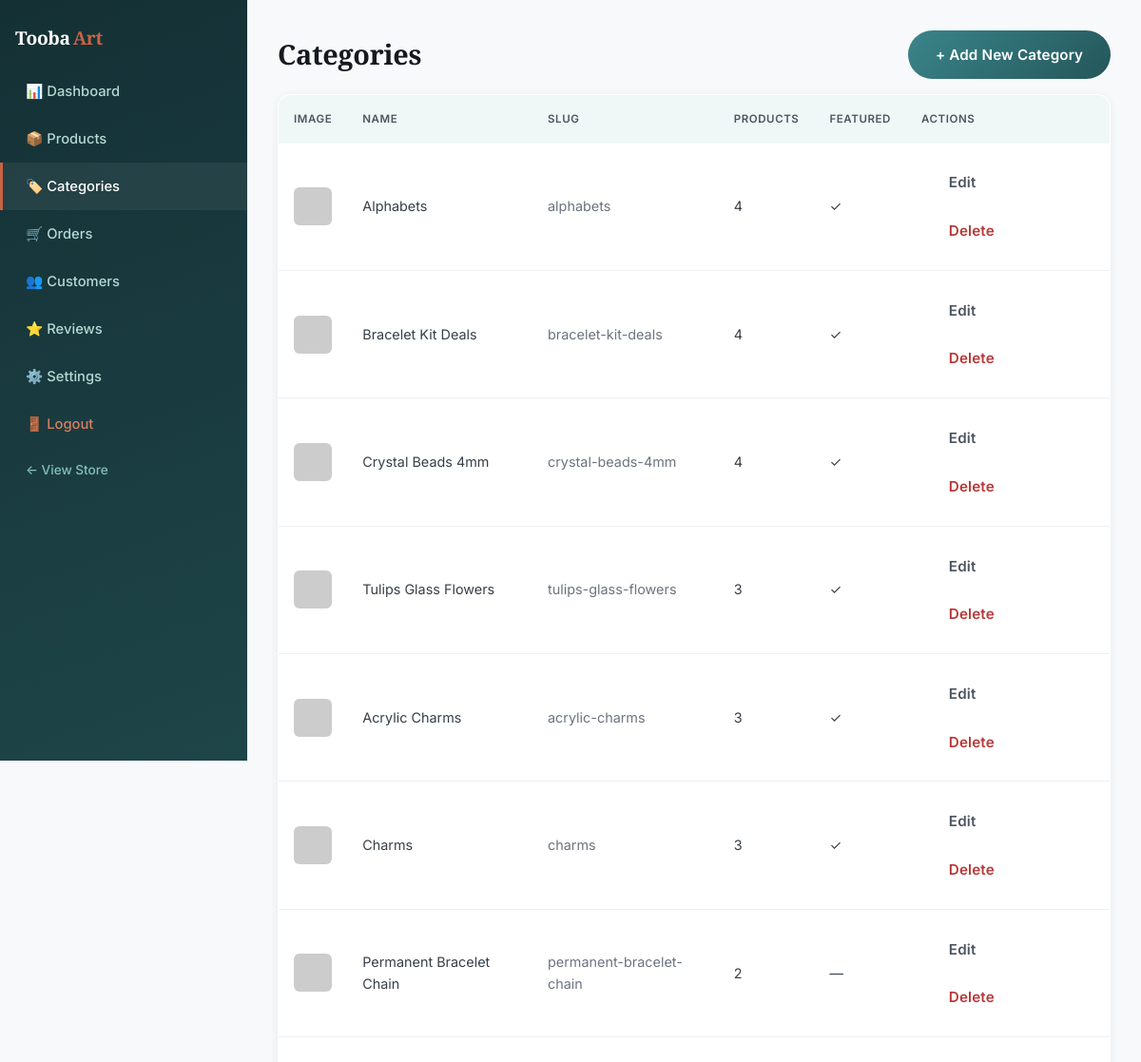
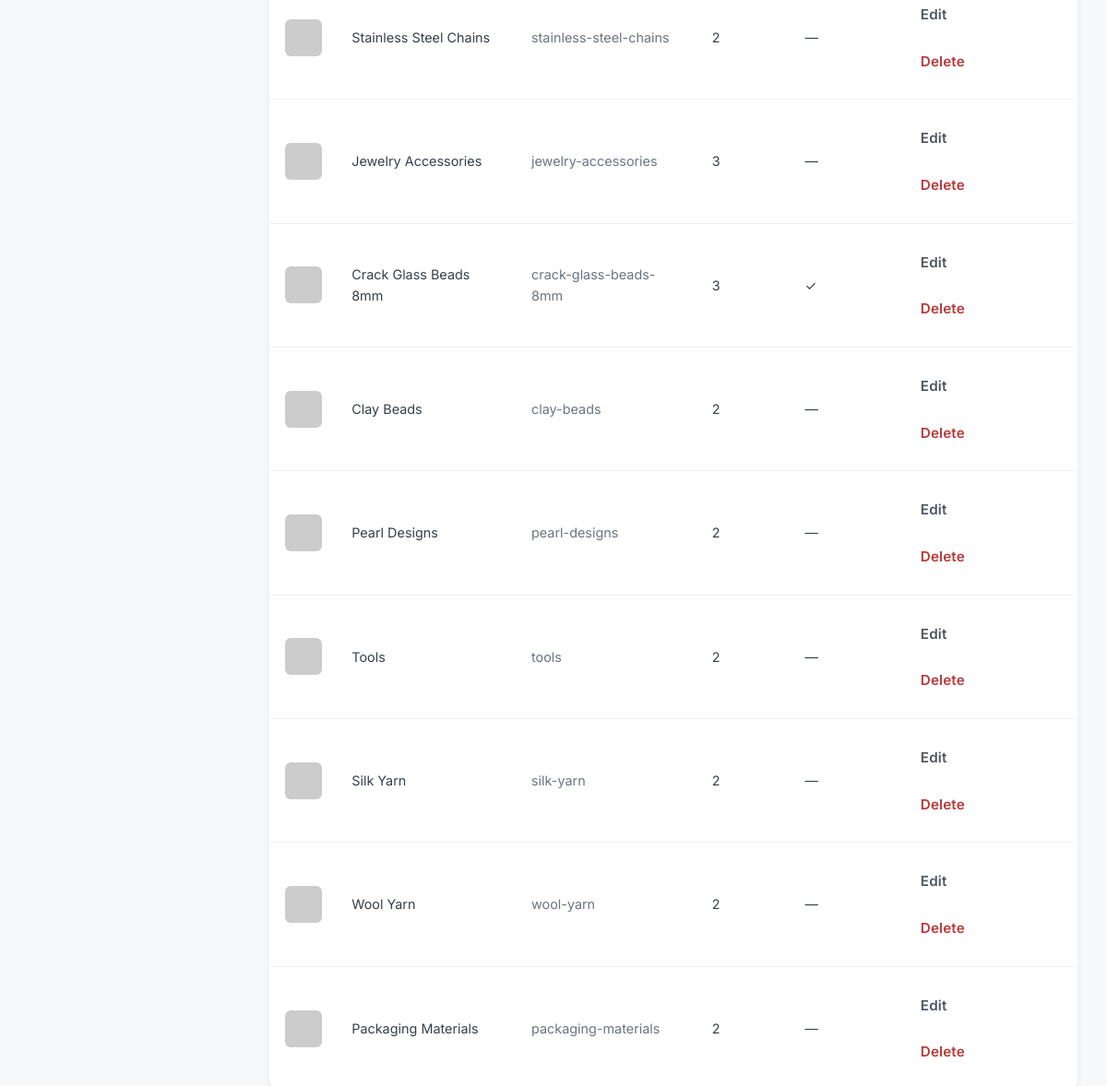
Screenshot of /admin/categories.php (signed in) with the database file from the repository (2 pictures, top to bottom).
### tables this page shows
CREATE TABLE IF NOT EXISTS categories (
  id          INT AUTO_INCREMENT PRIMARY KEY,
  parent_id   INT NULL,
  name        VARCHAR(150) NOT NULL,
  slug        VARCHAR(150) NOT NULL UNIQUE,
  description TEXT,
  image       VARCHAR(255),
  sort_order  INT DEFAULT 0,
  is_featured TINYINT(1) DEFAULT 0,
  created_at  TIMESTAMP DEFAULT CURRENT_TIMESTAMP,
  FOREIGN KEY (parent_id) REFERENCES categories(id) ON DELETE SET NULL
);

### config/database.php (called while the page is built, shortened)
<?php
function db() {
    static $pdo = null;
    if ($pdo === null) {
        $dsn = 'mysql:host=' . DB_HOST . ';dbname=' . DB_NAME . ';charset=' . DB_CHARSET;
        try {
            $pdo = new PDO($dsn, DB_USER, DB_PASS, [
                PDO::ATTR_ERRMODE            => PDO::ERRMODE_EXCEPTION,
                PDO::ATTR_DEFAULT_FETCH_MODE => PDO::FETCH_ASSOC,
                PDO::ATTR_EMULATE_PREPARES   => false,
            ]);
        } catch (PDOException $e) {
            die('Database connection failed: ' . $e->getMessage());
        }
    }
    return $pdo;
}

### config/functions.php (called while the page is built, shortened)
<?php
require_once __DIR__ . '/database.php';
function e($value) {
    return htmlspecialchars($value ?? '', ENT_QUOTES, 'UTF-8');
}
function placeholder_image($text = 'Tooba Art', $w = 600, $h = 600) {
    return 'https://placehold.co/' . $w . 'x' . $h . '/f5efe6/b08968?text=' . urlencode($text);
}

### admin/categories.php (the view, shortened to what this page needs)
<?php
require_once __DIR__ . '/../config/functions.php';
$action = $_GET['action'] ?? 'list';
$editId = (int)($_GET['id'] ?? 0);
$categories = db()->query("SELECT * FROM categories ORDER BY sort_order, name")->fetchAll();
$editCat = null;
include __DIR__ . '/includes/header.php';
?>
<div class="admin-header">
    <h1><?= $action === 'new' ? 'Add Category' : ($action === 'edit' ? 'Edit Category' : 'Categories') ?></h1>
    <?php if ($action === 'list'): ?>
        <a href="categories.php?action=new" class="btn btn-primary">+ Add New Category</a>
    <?php else: ?>
        <a href="categories.php" class="btn btn-outline">← Back to Categories</a>
    <?php endif; ?>
</div>
<?php if ($action === 'new' || ($action === 'edit' && $editCat)): ?>
    <form method="post" action="categories.php?action=<?= $action === 'edit' ? 'edit&id='.$editId : 'create' ?>" class="form-card" style="max-width:none;box-shadow:var(--shadow-sm);background:var(--neutral-0)">
        <input type="hidden" name="csrf" value="<?= csrf_token() ?>">
        <div class="grid grid-2">
            <div class="form-group">
                <label>Category Name *</label>
                <input type="text" name="name" class="form-control" required value="<?= e($editCat['name'] ?? '') ?>">
            </div>
            <div class="form-group">
                <label>Parent Category (optional)</label>
                <select name="parent_id" class="form-control">
                    <option value="">None (top-level)</option>
                    <?php foreach ($categories as $c): ?>
                        <?php if ($editId && $c['id'] == $editId) continue; ?>
                        <option value="<?= $c['id'] ?>" <?= ($editCat['parent_id'] ?? null) == $c['id'] ? 'selected' : '' ?>><?= e($c['name']) ?></option>
                    <?php endforeach; ?>
                </select>
            </div>
        </div>
        <div class="form-group">
            <label>Description</label>
            <textarea name="description" class="form-control" rows="2"><?= e($editCat['description'] ?? '') ?></textarea>
        </div>
        <div class="form-group">
            <label>Image URL</label>
            <input type="text" name="image" class="form-control" placeholder="https://..." value="<?= e($editCat['image'] ?? '') ?>">
        </div>
        <div class="grid grid-2">
            <div class="form-group">
                <label>Sort Order</label>
                <input type="number" name="sort_order" class="form-control" value="<?= e($editCat['sort_order'] ?? 0) ?>">
            </div>
            <div class="form-group">
                <label>&nbsp;</label>
                <label><input type="checkbox" name="is_featured" <?= !empty($editCat['is_featured']) ? 'checked' : '' ?>> Show on homepage</label>
            </div>
        </div>
        <button type="submit" class="btn btn-primary btn-lg"><?= $action === 'edit' ? 'Update Category' : 'Create Category' ?></button>
    </form>
<?php else: ?>
    <table class="admin-table">
        <thead>
            <tr><th>Image</th><th>Name</th><th>Slug</th><th>Products</th><th>Featured</th><th>Actions</th></tr>
        </thead>
        <tbody>
            <?php foreach ($categories as $c):
                $count = db()->query("SELECT COUNT(*) FROM products WHERE category_id=".(int)$c['id'])->fetchColumn();
            ?>
                <tr>
                    <td><img src="<?= e($c['image'] ?: placeholder_image($c['name'], 40, 40)) ?>" alt="" style="width:40px;height:40px;border-radius:6px;object-fit:cover"></td>
                    <td><?= e($c['name']) ?></td>
                    <td class="text-muted"><?= e($c['slug']) ?></td>
                    <td><?= $count ?></td>
                    <td><?= $c['is_featured'] ? '✓' : '—' ?></td>
                    <td>
                        <a href="categories.php?action=edit&id=<?= $c['id'] ?>" class="btn btn-ghost btn-sm">Edit</a>
                        <a href="categories.php?action=delete&id=<?= $c['id'] ?>" class="btn btn-ghost btn-sm" style="color:var(--error-500)" onclick="return confirm('Delete this category?')">Delete</a>
                    </td>
                </tr>
            <?php endforeach; ?>
        </tbody>
    </table>
<?php endif; ?>
<?php include __DIR__ . '/includes/footer.php'; ?>

### rows the page displays
categories: name "Alphabets", slug "alphabets", count "4"
categories: name "Bracelet Kit Deals", slug "bracelet-kit-deals", count "4"
categories: name "Crystal Beads 4mm", slug "crystal-beads-4mm", count "4"
categories: name "Tulips Glass Flowers", slug "tulips-glass-flowers", count "3"
categories: name "Acrylic Charms", slug "acrylic-charms", count "3"
categories: name "Charms", slug "charms", count "3"
categories: name "Permanent Bracelet Chain", slug "permanent-bracelet-chain", count "2"
categories: name "Stainless Steel Chains", slug "stainless-steel-chains", count "2"
categories: name "Jewelry Accessories", slug "jewelry-accessories", count "3"
categories: name "Crack Glass Beads 8mm", slug "crack-glass-beads-8mm", count "3"
categories: name "Clay Beads", slug "clay-beads", count "2"
categories: name "Pearl Designs", slug "pearl-designs", count "2"
categories: name "Tools", slug "tools", count "2"
categories: name "Silk Yarn", slug "silk-yarn", count "2"
categories: name "Wool Yarn", slug "wool-yarn", count "2"
categories: name "Packaging Materials", slug "packaging-materials", count "2"
